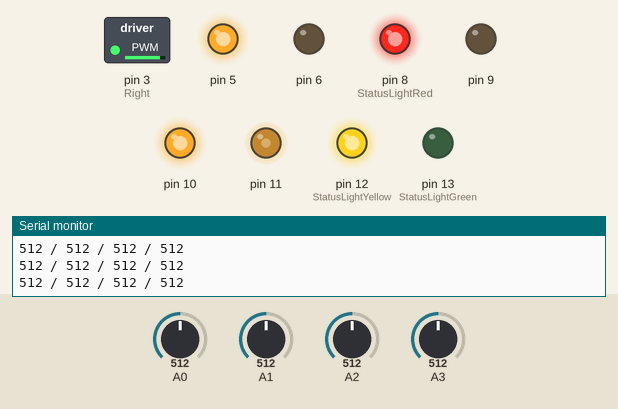
Simulated run of this sketch. Board: Arduino Uno, built with avr-gcc and run on an emulated ATmega328P. Parts: switched loads named in the sketch (green lamp = pin HIGH), output pins drawn as LEDs (lit = HIGH), the last lines printed to the serial monitor. Dashed ring = blinking. The inputs (shaded band) are chosen by the test bench; at power-on: A3 = 512, A0 = 512, A1 = 512, A2 = 512.

Above: at 1.3 s.
1.4 s: A3 set to 319
4.4 s: A3 set to 291
At 4.6 s:
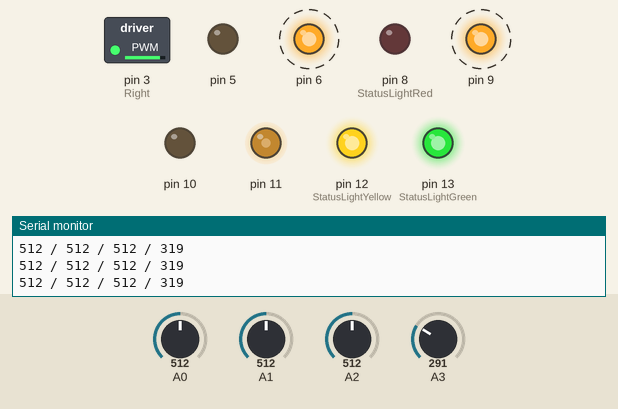
At 5.0 s:
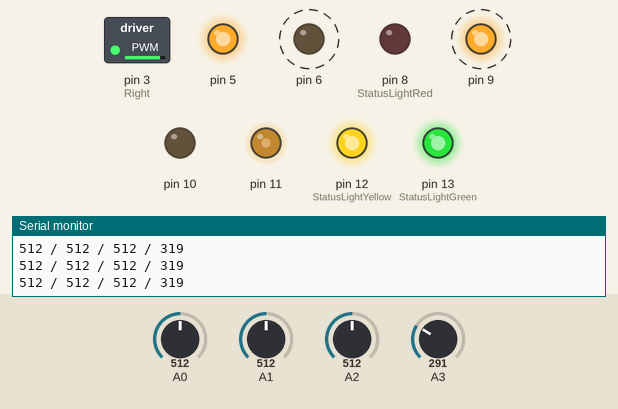
7.4 s: A0 set to 483
At 8.4 s:
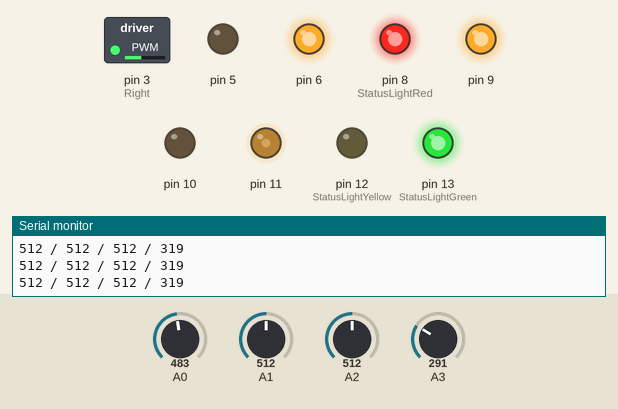
10.4 s: A1 set to 992
13.4 s: A2 set to 682
15.1 s: A2 set to 719
At 15.4 s:
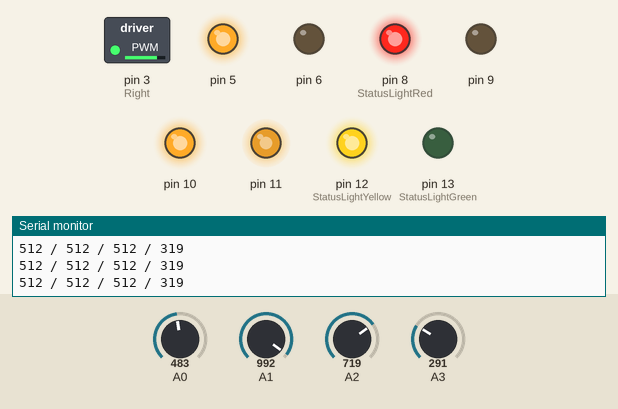
Timing chart, 0 to 17.6 s (numbered marks = the images above; inputs shaded):
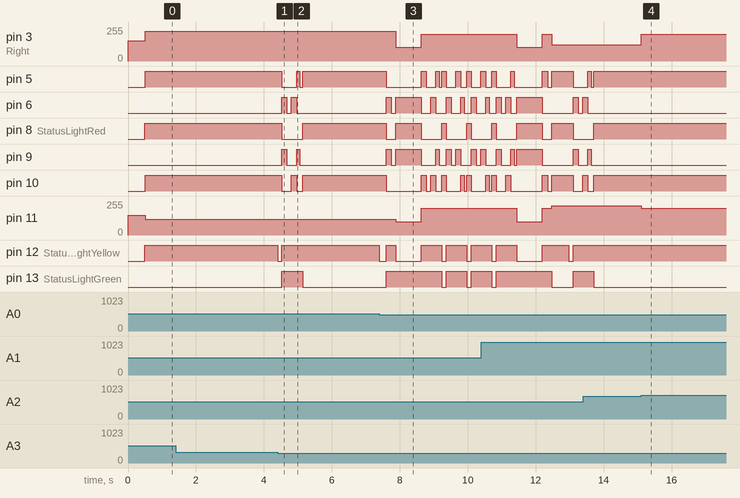

Measured:
- the behaviour switches between 301 and 300 on A3 (found by bisection; images 0 and 1)
- the behaviour switches between 501 and 500 on A0 (found by bisection; images 2 and 3)
- the behaviour switches between 700 and 701 on A2 (found by bisection; images 3 and 4)
- after the input at 4.4 s, pin 5: HIGH → LOW after 0.13 s, → HIGH 0.43 s later, → LOW 0.10 s later, → HIGH 0.08 s later; pin 6: alternates HIGH for 0.15 s and LOW for 0.13 s, 4 changes in all, then stays LOW, starting after 0.13 s
- after the input at 7.4 s, pin 3 (Right): 222/255 → 102/255 after 0.48 s, → 202/255 0.75 s later; pin 5: HIGH → LOW after 0.20 s, → HIGH 1.0 s later, → LOW 0.15 s later, → HIGH 0.28 s later, … (12 changes in this stretch)
- after the input at 15.1 s, pin 3 (Right): 122/255 → 202/255 at once; pin 11: 220/255 → 200/255 at once

The sketch:

Assignment-10-Car.ino
```cpp
namespace Motor{
	enum Direction{
		Backward = -1,
		Stop,
		Forward,
		Left,
		Right
	};
	struct WheelPin{
		int controller;
		int A;
		int B;
	};
	class Wheel{
	public:
		WheelPin pin;
		int compensate = 0;
		int speed = 0;

	public:
		Wheel(WheelPin wp){this -> pin = wp;};
		~Wheel(){};
		void setCompensate(int n){ compensate = n; };
		void setSpeed(int n){analogWrite(pin.controller, n + compensate);};
	};
}

class Car{
	public:
	class photoSensor{
		public:
			int pin;
			int blackValue;
			int whiteValue;

		public:
			photoSensor(){};
			~photoSensor(){};
			void setPin(int p){this -> pin = p;};
			void setBlackValue(int bk){this -> blackValue = bk;};
			void setWhiteValue(int wh){this -> whiteValue = wh;};
			int getPin(){return pin;};
			int read(){return analogRead(pin);};
			bool isBlack(){return read() <= whiteValue - 100;};
	}sensor[4];

	Motor::Wheel Left,Right;
	Motor::Direction carDirection;
	int carSpeed;
	const int StatusLightRed = 8;
	const int StatusLightYellow = 12;
	const int StatusLightGreen = 13;

	public:
	Car(Motor::WheelPin wheelPinL,Motor::WheelPin wheelPinR, int sensor[], int compensate,int speed):
	Left(wheelPinL), Right(wheelPinR)
	{
		for(int i = 0;i < 4;++i) this -> sensor[i].setPin(sensor[i]);

		this -> sensor[0].setBlackValue(470);
		this -> sensor[0].setWhiteValue(600);

		this -> sensor[1].setBlackValue(405);
		this -> sensor[1].setWhiteValue(900);

		this -> sensor[2].setBlackValue(570);
		this -> sensor[2].setWhiteValue(800);

		this -> sensor[3].setBlackValue(200);
		this -> sensor[3].setWhiteValue(400);

		if(compensate < 0){
			Left.setCompensate(0);
			Right.setCompensate(-compensate);
		}
		else{
			Left.setCompensate(compensate);
			Right.setCompensate(0);
		}

		setSpeed(speed);

	};
	~Car(){};
	void pinInit() {
		pinMode(Left.pin.controller,OUTPUT);
		pinMode(Left.pin.A,OUTPUT);
		pinMode(Left.pin.B,OUTPUT);

		pinMode(Right.pin.controller,OUTPUT);
		pinMode(Right.pin.A,OUTPUT);
		pinMode(Right.pin.B,OUTPUT);

		pinMode(StatusLightRed,OUTPUT);
		pinMode(StatusLightYellow,OUTPUT);
		pinMode(StatusLightGreen,OUTPUT);
	};
	void ActivateLineFollowing();
	void setDirection(Motor::Direction direction);
	void setSpeed(int n){
		carSpeed = n;
		Left.setSpeed(carSpeed);
		Right.setSpeed(carSpeed);
	};
	void rotate(Motor::Direction );
	void sensorTest(){
		Serial.print(sensor[0].read());
		Serial.print(" / ");
		Serial.print(sensor[1].read());
		Serial.print(" / ");
		Serial.print(sensor[2].read());
		Serial.print(" / ");
		Serial.println(sensor[3].read());
	};
	void sensorTestwithAlgo(){
		Serial.print(sensor[0].isBlack());
		Serial.print(" / ");
		Serial.print(sensor[1].isBlack());
		Serial.print(" / ");
		Serial.print(sensor[2].isBlack());
		Serial.print(" / ");
		Serial.println(sensor[3].isBlack());

	};
	void Brake(){
		if(carDirection == Motor::Stop) return;
		setDirection(carDirection == Motor::Forward? Motor::Backward : Motor::Forward);
		setStatusLight(Motor::Stop);
		delay(150);
		setDirection(Motor::Stop);
		delay(130);
	};
	void turnRight(){
		rotate(Motor::Right);
		delay(180);
		setDirection(Motor::Stop);
		delay(250);
	};
	void turnLeft(){
		rotate(Motor::Left);
		delay(180);
		setDirection(Motor::Stop);
		delay(250);
	};
	void turnRightwithSensor(){
		rotate(Motor::Right);
		delay(150);
		while(!sensor[3].isBlack()) rotate(Motor::Right);
		rotate(Motor::Left);
		delay(100);
		setDirection(Motor::Stop);
		delay(80);
	}
	void turnLeftwithSensor(){
		rotate(Motor::Left);
		delay(150);
		while(!sensor[0].isBlack()) rotate(Motor::Left);
		rotate(Motor::Right);
		delay(100);
		setDirection(Motor::Stop);
		delay(80);
	}
	void turnBack(){
		rotate(Motor::Left);
		delay(390);
		setDirection(Motor::Stop);
		delay(250);
	};
	void setStatusLight(Motor::Direction Dir){
		digitalWrite(StatusLightRed, Dir == Motor::Stop? LOW : HIGH);
		digitalWrite(StatusLightYellow,Dir == Motor::Backward? LOW : HIGH);
		digitalWrite(StatusLightGreen, Dir == Motor::Forward? LOW : HIGH);
	};
	void setLightDetected(){
		digitalWrite(StatusLightYellow,LOW);
		digitalWrite(StatusLightGreen,LOW);
		digitalWrite(StatusLightRed,HIGH);
	}

	private:
	void lineKeeping();

};

void Car::lineKeeping(){
	if(sensor[1].isBlack()){
		Left.setSpeed(120);
		Right.setSpeed(220);
	}
	else if(sensor[2].isBlack()){
		Left.setSpeed(220);
		Right.setSpeed(120);
	}
	else setSpeed(carSpeed);
}

void Car::rotate(Motor::Direction dir){
	if(dir == Motor::Right){
		digitalWrite(Left.pin.A, HIGH);
		digitalWrite(Right.pin.A, LOW);
		digitalWrite(Left.pin.B, LOW);
		digitalWrite(Right.pin.B, HIGH);
	}
	else if(dir == Motor::Left){
		digitalWrite(Left.pin.A, LOW);
		digitalWrite(Right.pin.A, HIGH);
		digitalWrite(Left.pin.B, HIGH);
		digitalWrite(Right.pin.B, LOW);
	}
}

void Car::setDirection(Motor::Direction direction){
	setStatusLight(direction);
	if(direction == Motor::Forward){
		digitalWrite(Left.pin.A, HIGH);
		digitalWrite(Right.pin.A, HIGH);
		digitalWrite(Left.pin.B, LOW);
		digitalWrite(Right.pin.B, LOW);
	}
	else if(direction == Motor::Backward){
		digitalWrite(Left.pin.A, LOW);
		digitalWrite(Right.pin.A, LOW);
		digitalWrite(Left.pin.B, HIGH);
		digitalWrite(Right.pin.B, HIGH);
	}
	else if(direction == Motor::Stop){
		digitalWrite(Left.pin.A, LOW);
		digitalWrite(Right.pin.A, LOW);
		digitalWrite(Left.pin.B, LOW);
		digitalWrite(Right.pin.B, LOW);
	}
	else return;
	carDirection = direction;
}

void Car::ActivateLineFollowing(){
	const int SPEED = 200;
	delay(500);
	setSpeed(SPEED);
	setDirection(Motor::Forward);

	//Go to 1st Intersection
	while(!sensor[3].isBlack()){
		sensorTest();
		lineKeeping();
	}
	setLightDetected();

	//1st Intersection
	delay(125);
	Brake();
	turnRightwithSensor();
	setDirection(Motor::Forward);

	//Red Checkpoint
	while(!(sensor[0].isBlack() and sensor[3].isBlack())) lineKeeping();
	setLightDetected();
	delay(200);
	Brake();

	//Back form Red Chkp
	setSpeed(100);
	setDirection(Motor::Backward);
	delay(750);
	setSpeed(SPEED);
	Brake();

	//Go to Blue Chkp
	turnRightwithSensor();
	for(int i = 0;i < 3;++i){
		setDirection(Motor::Forward);
		while(!sensor[0].isBlack()) lineKeeping();
		setLightDetected();
		delay(125);
		Brake();
		if(i < 2) turnLeftwithSensor();
	}

	turnRightwithSensor();

	//Get into Blue
	setSpeed(100);
	setDirection(Motor::Backward);
	delay(750);
	setSpeed(SPEED);
	Brake();

	//Back from Blue Chkp - Forward
	setDirection(Motor::Forward);
	const unsigned long long time = millis();
	while(millis() - time <= 500) lineKeeping();
	while(!(sensor[3].isBlack())) lineKeeping();
	setLightDetected();
	delay(125);
	Brake();

	//Final Intersection
	turnRightwithSensor();
	setDirection(Motor::Forward);

	//Go to Finish Point
	while(!(sensor[0].isBlack() && sensor[1].isBlack() && sensor[2].isBlack() && sensor[3].isBlack())) lineKeeping();
	setLightDetected();
	delay(180);
	Brake();
}


 int sensorList[] = {A0,A1,A2,A3};

Car car({11,10,9},{3,5,6},sensorList,-2,150);


void setup() {
	car.pinInit();
	Serial.begin(9600);
}

void loop() {
	car.ActivateLineFollowing();
}
```
